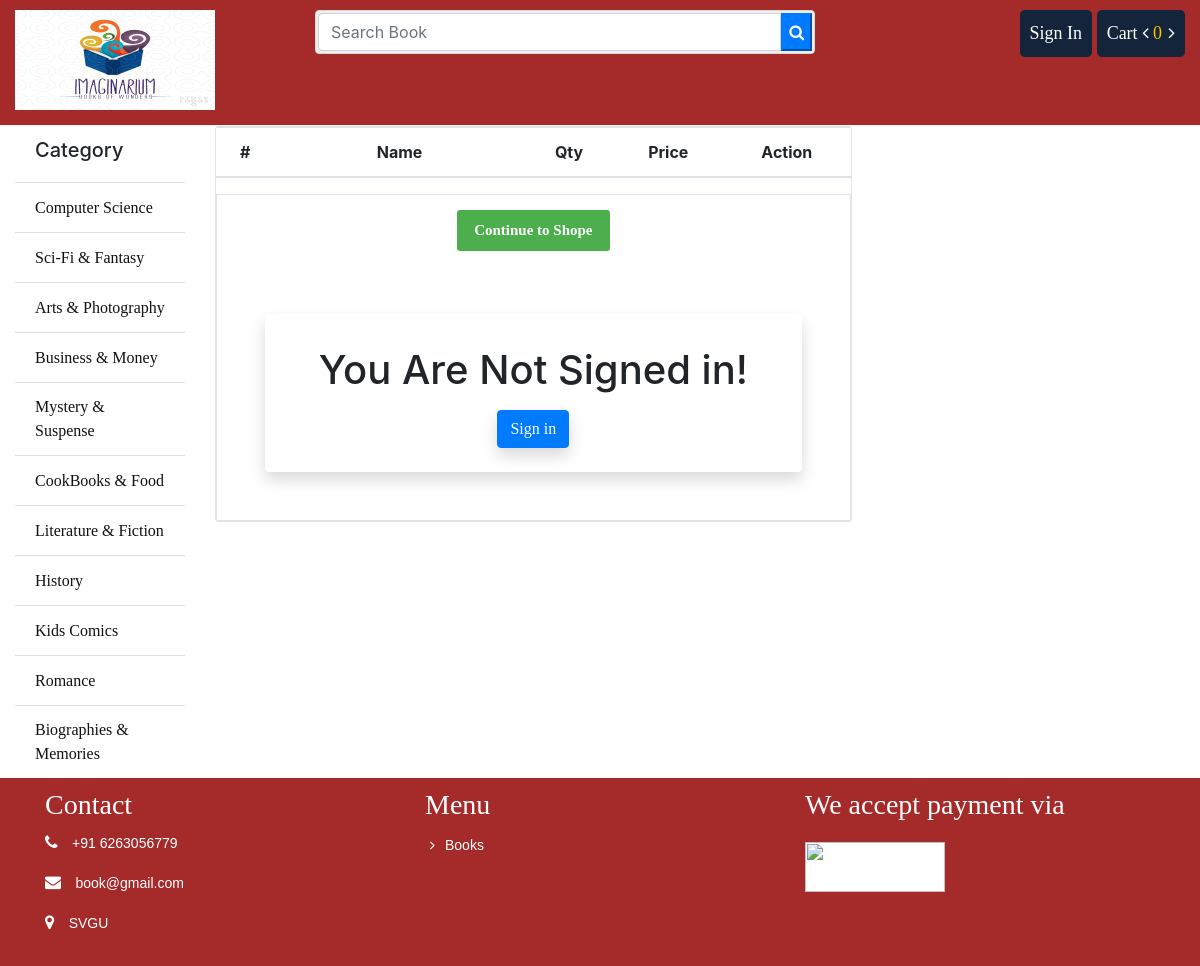
Page /cart/ on the earlier database version.
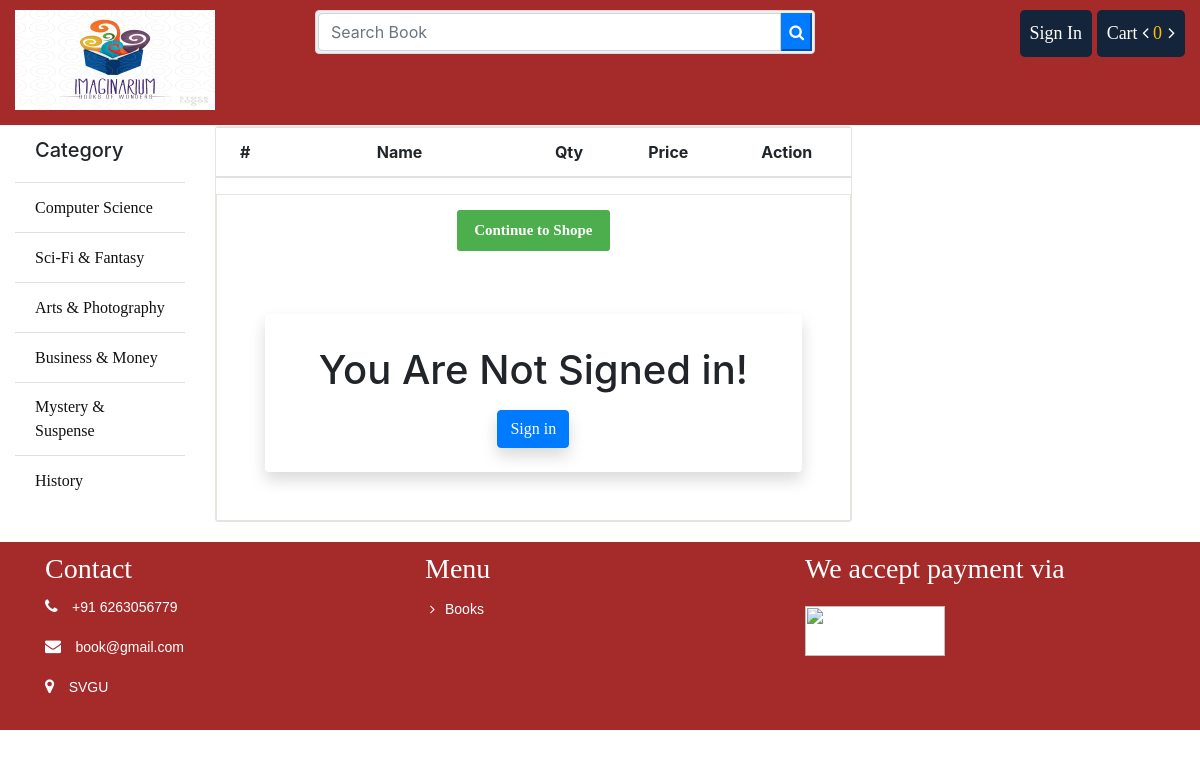
Same page on the later database version.
### store/models.py (models this page shows, shortened)
class Category(models.Model):
	name = models.CharField(max_length = 100)
	slug = models.SlugField(max_length = 150, unique=True ,db_index=True)
	icon = models.FileField(upload_to = "category/")
	create_at = models.DateTimeField(auto_now_add = True)
	updated_at = models.DateTimeField(auto_now_add = True)

### cart/views.py (the view)
# urls.py: path('', views.cart_details, name='cart_details'),
def cart_details(request):
	cart = Cart(request)
	context = {
		"cart": cart,
	}
	return render(request, 'cart/cart.html', context)

### cart/cart.py (called while the page is built)
    def __len__(self):
        return sum(item['quantity'] for item in self.cart.values())

### store/context_processors.py (called while the page is built)
def sidebar(request):
	categories = Category.objects.all()
	context = {
		"cat":categories
	}
	return context

def cart(request):
	cart = Cart(request)
	context = {
		"cart": cart
	}
	return context

### cart/templates/cart/cart.html (shortened to what this page needs)
{% extends 'store/base.html' %}
			{% block container %}
			<div class="row">
				<div class="col-sm-8">
					<div class="cart_info">
					    <table class="table table-hover">
					        <thead class="text-center">
					            <tr>
					                <th scope="col">#</th>
					                <th scope="col" style="width: 250px">Name</th>
					                <th scope="col" style="width: 250">Qty</th>
					                <th scope="col">Price</th>
					                <th scope="col">Action</th>
					            </tr>
					        </thead>
					    </table>
						<div class="continue_or_next text-center">
							<a href="{% url 'store:index' %}" class="btn _to_shope">Continue to Shope</a>
							{% if user.is_authenticated %}
							<a href="{% url 'order:payment' %}" class="btn _to_continue">Proceed to Checkout</a>
							{% else %}
							<div class="shadow p-4 mb-5 bg-body bg-body rounded text-black  m-5 ">
								<h1 class="p-2  me-3">You Are Not Signed in!</h1>
								<a href="{% url 'store:login' %}" class="btn btn-primary shadow text-center">Sign in</a>
							</div>
							{% endif %}
						</div>
					</div>
				</div>
				<div class="col-sm-4" id="abc">
				</div>
			</div>
			{% endblock %}

### store/templates/store/bin/sidebar.html
			<ul class="list-group list-group-flush">
				<li class="list-group-item"><h5>Category</h5></li>
				{% for p in cat %}
				<li class="list-group-item"><a href="{% url 'store:category' id=p.id %}">{{p.name}}</a></li>
				{% endfor %}
			</ul>

Differences in the rows shown:
removed Category: name "CookBooks & Food"
removed Category: name "Literature & Fiction"
removed Category: name "Kids Comics"
removed Category: name "Romance"
removed Category: name "Biographies & Memories"
